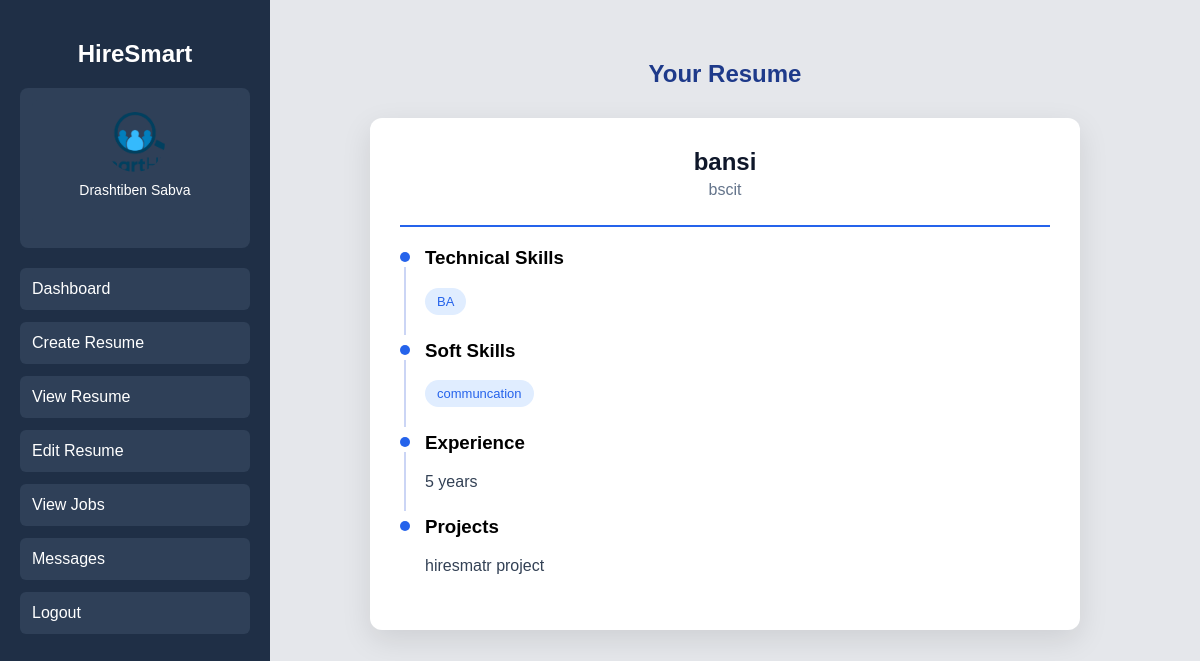
Page /view-resume/ (signed in) on the committed database.
### accounts/models.py (models this page shows, shortened)
class Student(models.Model):
    name = models.CharField(max_length=100)
    email = models.EmailField(unique=True)
    password = models.CharField(max_length=100)
    otp = models.CharField(max_length=6, null=True, blank=True)
    is_verified = models.BooleanField(default=False)
    photo = models.ImageField(upload_to='student_photos/', null=True, blank=True)

class Resume(models.Model):
    student = models.ForeignKey(Student, on_delete=models.CASCADE)
    name = models.CharField(max_length=100)
    education = models.TextField()
    skills = models.TextField()
    experience = models.IntegerField(default=0)
    resume_file = models.FileField(upload_to='resumes/', null=True, blank=True)
    photo = models.ImageField(upload_to='profiles/', null=True, blank=True)
    certifications = models.TextField(blank=True)   # ADD THIS
    shortlisted = models.BooleanField(default=False)
    soft_skills = models.TextField(blank=True, null=True)
    projects = models.TextField(blank=True, null=True)
    created_at = models.DateTimeField(auto_now_add=True)

### accounts/views.py (the view)
# urls.py: path('view-resume/', views.view_resume, name='view_resume'),
def view_resume(request):
    email = request.session.get('student_email')
    if not email:
        return redirect('student_login')
    student = Student.objects.get(email=email)
    resume = Resume.objects.filter(student=student).order_by('-id').first()
    if not resume:
        return redirect('create_resume')
    skills_list = []
    if resume.skills:
        skills_list = [s.strip() for s in resume.skills.split(',') if s.strip()]
    soft_skills_list = []
    if resume.soft_skills:
        soft_skills_list = [s.strip() for s in resume.soft_skills.split(',') if s.strip()]
    return render(request, 'view_resume.html', {
    'resume': resume,
    'skills_list': skills_list,
    'soft_skills_list': soft_skills_list,
    'student': student   # 🔥 ADD THIS
})

### accounts/templates/view_resume.html (shortened to what this page needs)
{% extends 'base_student.html' %}
{% block content %}
<h2 class="title">Your Resume</h2>
<div class="resume-box">
<div class="header">
    <h2>{{ resume.name }}</h2>
    <p>{{ resume.education }}</p>
</div>
<div class="section">
    <h3>Technical Skills</h3>
    <div class="tags">
        {% for skill in skills_list %}
        <span>{{ skill }}</span>
        {% empty %}
        <span>No Skills Added</span>
        {% endfor %}
    </div>
</div>
<div class="section">
    <h3>Soft Skills</h3>
    <div class="tags">
        {% for skill in soft_skills_list %}
        <span>{{ skill }}</span>
        {% empty %}
        <span>Not Added</span>
        {% endfor %}
    </div>
</div>
<div class="section">
    <h3>Experience</h3>
    <p>{{ resume.experience }} years</p>
</div>
<div class="section">
    <h3>Projects</h3>
    <p>{{ resume.projects|default:"No Projects Added" }}</p>
</div>
</div>
{% endblock %}

### accounts/templates/base_student.html (shortened to what this page needs)
{% load static %}
<!DOCTYPE html>
<html>
<head>
</head>
<body>
<div class="main-container">
<div class="sidebar">
<h2>HireSmart</h2>
<div class="profile-menu">
<a href="{% url 'student_profile' %}" style="text-decoration:none;color:white;">
{% if student.photo %}
<img src="{{ student.photo.url }}" class="profile-img">
{% else %}
<div class="profile-icon">
{{ student.name|slice:":1" }}
</div>
{% endif %}
<p class="profile-name">{{ student.name }}</p>
</a>
</div>
<a href="{% url 'student_dashboard' %}">Dashboard</a>
<a href="{% url 'create_resume' %}">Create Resume</a>
<a href="{% url 'view_resume' %}">View Resume</a>
<a href="{% url 'edit_resume' %}">Edit Resume</a>
<a href="{% url 'student_jobs' %}">View Jobs</a>
<a href="{% url 'student_messages' %}" class="menu-btn">Messages</a>
<a href="{% url 'student_logout' %}">Logout</a>
</div>
<div class="content">
{% block content %}
{% endblock %}
</div>
</div>
</body>
</html>

### accounts/templates/base_student.html (style rules this page uses)
body { margin:0; font-family:Arial; background:#e5e7eb; }
.main-container { display:flex; }
.sidebar { width:230px; background:#1f2f46; height:100vh; padding:20px; color:white; position:fixed; left:0; top:0; }
.sidebar h2 { text-align:center; margin-bottom:20px; }
.profile-menu { text-align:center; margin-bottom:20px; background:#2f4058; padding:12px; border-radius:8px; }
.profile-img { width:60px; height:60px; border-radius:50%; object-fit:cover; margin:auto; margin-bottom:10px; display:block; }
.profile-name { font-size:14px; margin-top:5px; color:white; }
.sidebar a { display:block; background:#2f4058; padding:12px; margin-bottom:12px; color:white; text-decoration:none; border-radius:6px; }
.content { margin-left:250px; padding:40px; width:100%; }

### accounts/templates/view_resume.html (style rules this page uses)
.title { text-align:center; margin-bottom:30px; color:#1e3a8a; }
.resume-box { width:650px; margin:auto; background:white; padding:30px; border-radius:12px; box-shadow:0 10px 30px rgba(0,0,0,0.1); }
.header { border-bottom:2px solid #2563eb; padding-bottom:10px; margin-bottom:20px; }
.header h2 { margin:0; color:#0f172a; }
.header p { color:#64748b; }
.section { position:relative; padding-left:25px; margin-bottom:25px; }
.section::before { content:""; position:absolute; left:0; top:5px; width:10px; height:10px; background:#2563eb; border-radius:50%; }
.section::after { content:""; position:absolute; left:4px; top:20px; width:2px; height:100%; background:#cbd5f5; }
.section:last-child::after { display:none; }
.tags { display:flex; flex-wrap:wrap; gap:10px; }
.tags span { background:#e0edff; color:#2563eb; padding:6px 12px; border-radius:20px; font-size:13px; }
.section p { margin:0; color:#334155; }
.header h2 { margin:0; color:#0f172a; text-align:center; }
.header p { color:#64748b; margin-top:5px; text-align:center; }

### rows in the picture
Student: photo (picture), name "Drashtiben Sabva"
Resume: name "bansi", education "bscit", skills_list "BA", soft_skills_list "communcation", experience "5", projects "hiresmatr project"
